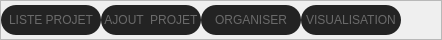
               <widget class="QFrame" name="frame_menu_projet">
                <property name="minimumSize">
                 <size>
                  <width>0</width>
                  <height>40</height>
                 </size>
                </property>
                <property name="maximumSize">
                 <size>
                  <width>16777215</width>
                  <height>40</height>
                 </size>
                </property>
                <property name="styleSheet">
                 <string notr="true">

QPushButton{
	background-color: rgb(35, 35, 35);
	border-radius:15px;
	color: rgb(106, 106, 106);
}

QPushButton:hover{
	background-color: rgb(0, 0, 102);
	border-radius:15px;
	color: rgb(255, 255, 255);
}</string>
                </property>
                <property name="frameShape">
                 <enum>QFrame::StyledPanel</enum>
                </property>
                <property name="frameShadow">
                 <enum>QFrame::Raised</enum>
                </property>
                <layout class="QHBoxLayout" name="horizontalLayout_15">
                 <property name="spacing">
                  <number>0</number>
                 </property>
                 <property name="leftMargin">
                  <number>0</number>
                 </property>
                 <property name="topMargin">
                  <number>0</number>
                 </property>
                 <property name="rightMargin">
                  <number>0</number>
                 </property>
                 <property name="bottomMargin">
                  <number>0</number>
                 </property>
                 <item>
                  <layout class="QHBoxLayout" name="horizontalLayout_14">
                   <item>
                    <widget class="QPushButton" name="pb_listeProjet">
                     <property name="minimumSize">
                      <size>
                       <width>100</width>
                       <height>30</height>
                      </size>
                     </property>
                     <property name="maximumSize">
                      <size>
                       <width>100</width>
                       <height>30</height>
                      </size>
                     </property>
                     <property name="text">
                      <string>LISTE PROJET</string>
                     </property>
                    </widget>
                   </item>
                   <item>
                    <widget class="QPushButton" name="pb_ajoutProjet">
                     <property name="minimumSize">
                      <size>
                       <width>100</width>
                       <height>30</height>
                      </size>
                     </property>
                     <property name="maximumSize">
                      <size>
                       <width>100</width>
                       <height>30</height>
                      </size>
                     </property>
                     <property name="text">
                      <string>AJOUT  PROJET</string>
                     </property>
                    </widget>
                   </item>
                   <item>
                    <widget class="QPushButton" name="pb_orgniser">
                     <property name="minimumSize">
                      <size>
                       <width>100</width>
                       <height>30</height>
                      </size>
                     </property>
                     <property name="maximumSize">
                      <size>
                       <width>100</width>
                       <height>30</height>
                      </size>
                     </property>
                     <property name="text">
                      <string>ORGANISER</string>
                     </property>
                    </widget>
                   </item>
                   <item>
                    <widget class="QPushButton" name="pb_visualisation">
                     <property name="minimumSize">
                      <size>
                       <width>100</width>
                       <height>30</height>
                      </size>
                     </property>
                     <property name="maximumSize">
                      <size>
                       <width>100</width>
                       <height>30</height>
                      </size>
                     </property>
                     <property name="text">
                      <string>VISUALISATION</string>
                     </property>
                    </widget>
                   </item>
                   <item>
                    <spacer name="horizontalSpacer_3">
                     <property name="orientation">
                      <enum>Qt::Horizontal</enum>
                     </property>
                     <property name="sizeHint" stdset="0">
                      <size>
                       <width>40</width>
                       <height>20</height>
                      </size>
                     </property>
                    </spacer>
                   </item>
                  </layout>
                 </item>
                </layout>
               </widget>
